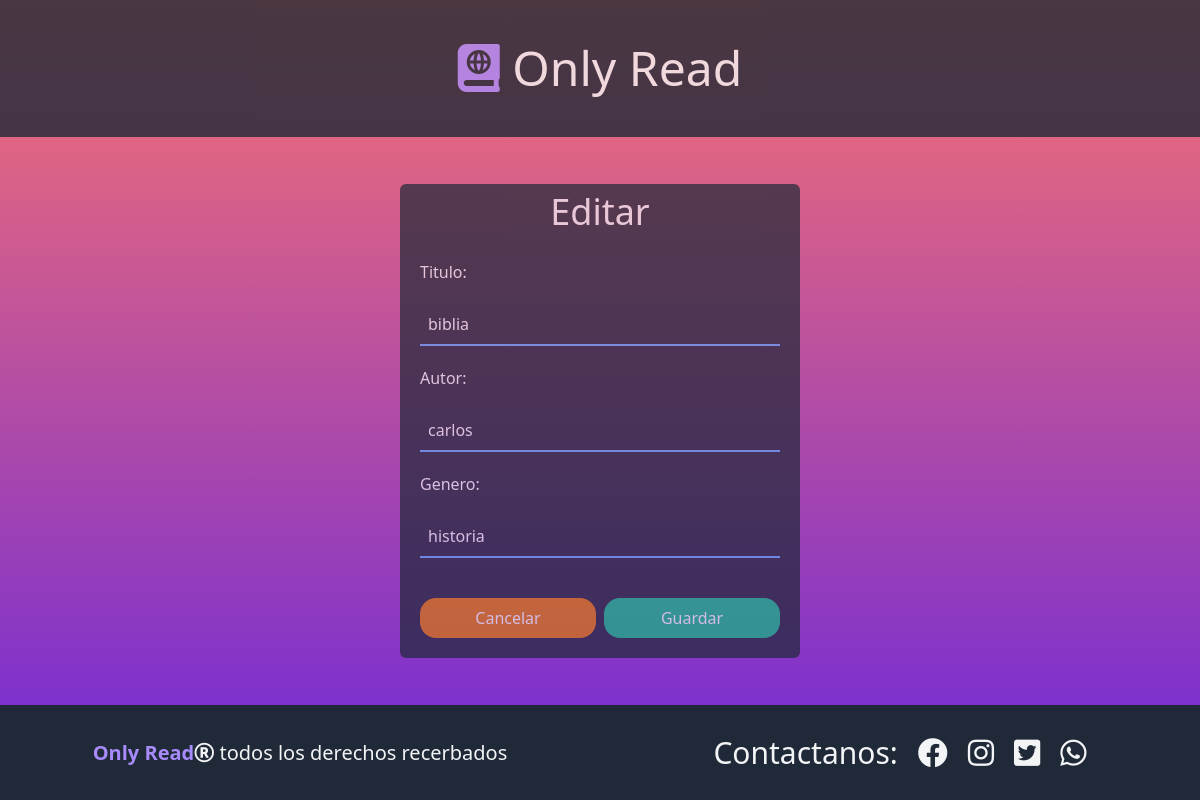
The app's page /libros/3/editar/ with its own data.
### database_setup.py (models this page shows, shortened)
class Libro(Base):
    __tablename__ = 'libro'
    id = Column(Integer, primary_key=True)
    titulo = Column(String(250), nullable=False)
    autor = Column(String(250), nullable=False)
    genero = Column(String(250))

### app.py (the view)
@app.route("/libros/<int:libro_id>/editar/", methods=['GET', 'POST'])
def editarLibro(libro_id):
    libroEditado = session.query(Libro).filter_by(id=libro_id).one()
    if request.method == 'POST':
        if request.form['nombre'] and request.form['autor'] and request.form['genero']:
            libroEditado.titulo = request.form['nombre']
            libroEditado.autor = request.form['autor']
            libroEditado.genero = request.form['genero']
            session.commit()
            return redirect(url_for('mostrarLibros'))
    else:
        return render_template('editarLibro.html', libro=libroEditado)

### templates/editarLibro.html
{% extends 'main.html' %}
{% block content%}
<div class="flex w-full h-full">
    <div class="w-1/3 bg-gray-800 opacity-70 my-auto mx-auto rounded-md">
        <h2 class="text-gray-100 text-4xl text-center mt-2 mb-2">Editar</h2>
        <form action="{{ url_for('editarLibro',libro_id = libro.id)}}" method="post" class="flex flex-col text-gray-100 my-auto">
            <div class="flex flex-col flex-grow gap-5 m-5">
                    <label for="nombre">Titulo:</label>
                    <input type="text" name="nombre" value="{{libro.titulo }}" class="p-2 bg-gray-800 border-b-2 border-blue-400 form-control ">
                    <label for="nombre">Autor:</label>
                    <input type="text" name="autor" value="{{libro.autor }}"class="p-2 bg-gray-800 border-b-2 border-blue-400 form-control ">
                    <label for="nombre">Genero:</label>
                    <input type="text" name="genero" value="{{libro.genero }}"class="p-2 bg-gray-800 border-b-2 border-blue-400 form-control ">
                <div class="flex gap-2 text-center text-gray-100 h-full mt-5">
                    <a href="{{ url_for('mostrarLibros') }}" class="w-1/2 bg-yellow-600 p-2 rounded-2xl">Cancelar</a>
                    <button type="submit" class="w-1/2 bg-green-500 p-2 rounded-2xl">Guardar</button>
                </div>
            </div>
        </form>
    </div>
</div>
{% endblock %}

### records on screen
Libro: nombre "biblia", autor "carlos", genero "historia"
